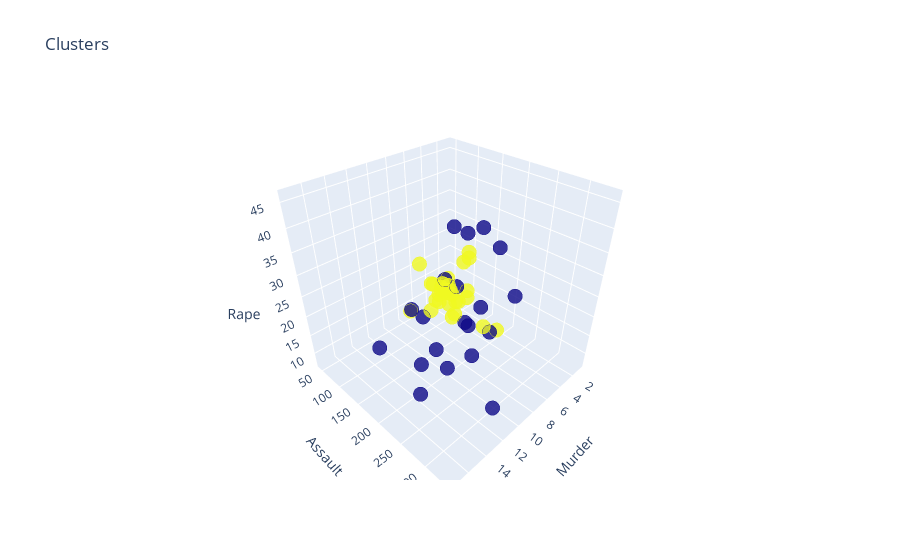

Source (notebook cell):
### Code cell
data_['label'] =  labels
trace1 = go.Scatter3d(
    x= data_['Murder'],
    y= data_['Assault'],
    z= data_['Rape'],
   # z1= crime_data['UrbanPop'],
    mode='markers',
     marker=dict(
        color = data_['label'], 
        size= 5,
        line=dict(
            color= data_['label'],
            width= 12
        ),
        opacity=0.8
     )
)
data = [trace1]
layout = go.Layout(
#     margin=dict(
#         l=0,
#         r=0,
#         b=0,
#         t=0
#     )
    title= 'Clusters',
    scene = dict(
            xaxis = dict(title  = 'Murder'),
            yaxis = dict(title  = 'Assault'),
            zaxis = dict(title  = 'Rape')
        )
)
fig = go.Figure(data=data, layout=layout)
py.offline.iplot(fig)

### Figure 1 — Plotly figure (JSON) as saved in the notebook; plotly's stock layout.template omitted (floating-point values rounded to 4 significant figures)
{"data": [{"marker": {"color": [0, 0, 0, 1, 0, 0, 1, 1, 0, 0, 1, 1, 0, 1, 1, 1, 1, 0, 1, 0, 1, 0, 1, 0, 0, 1, 1, 0, 1, 1, 0, 0, 0, 1, 1, 1, 1, 1, 1, 0, 1, 0, 0, 1, 1, 1, 1, 1, 1, 1], "line": {"color": [0, 0, 0, 1, 0, 0, 1, 1, 0, 0, 1, 1, 0, 1, 1, 1, 1, 0, 1, 0, 1, 0, 1, 0, 0, 1, 1, 0, 1, 1, 0, 0, 0, 1, 1, 1, 1, 1, 1, 0, 1, 0, 0, 1, 1, 1, 1, 1, 1, 1], "width": 12}, "opacity": 0.8, "size": 5}, "mode": "markers", "type": "scatter3d", "x": [13.2, 10, 8.1, 8.8, 9, 7.9, 3.3, 5.9, 15.4, 17.4, 5.3, 2.6, 10.4, 7.2, 2.2, 6, 9.7, 15.4, 2.1, 11.3, 4.4, 12.1, 2.7, 16.1, 9, 6, 4.3, 12.2, 2.1, 7.4, 11.4, 11.1, 13, 0.8, 7.3, 6.6, 4.9, 6.3, 3.4, 14.4, 3.8, 13.2, 12.7, 3.2, 2.2, 8.5, 4, 5.7, 2.6, 6.8], "y": [236, 263, 294, 190, 276, 204, 110, 238, 335, 211, 46, 120, 249, 113, 56, 115, 109, 249, 83, 300, 149, 255, 72, 259, 178, 109, 102, 252, 57, 159, 285, 254, 337, 45, 120, 151, 159, 106, 174, 279, 86, 188, 201, 120, 48, 156, 145, 81, 53, 161], "z": [21.2, 44.5, 31, 19.5, 40.6, 38.7, 11.1, 15.8, 31.9, 25.8, 20.2, 14.2, 24, 21, 11.3, 18, 16.3, 22.2, 7.8, 27.8, 16.3, 35.1, 14.9, 17.1, 28.2, 16.4, 16.5, 46, 9.5, 18.8, 32.1, 26.1, 16.1, 7.3, 21.4, 20, 29.3, 14.9, 8.3, 22.5, 12.8, 26.9, 25.5, 22.9, 11.2, 20.7, 26.2, 9.3, 10.8, 15.6]}], "layout": {"scene": {"xaxis": {"title": {"text": "Murder"}}, "yaxis": {"title": {"text": "Assault"}}, "zaxis": {"title": {"text": "Rape"}}}, "title": {"text": "Clusters"}}}
